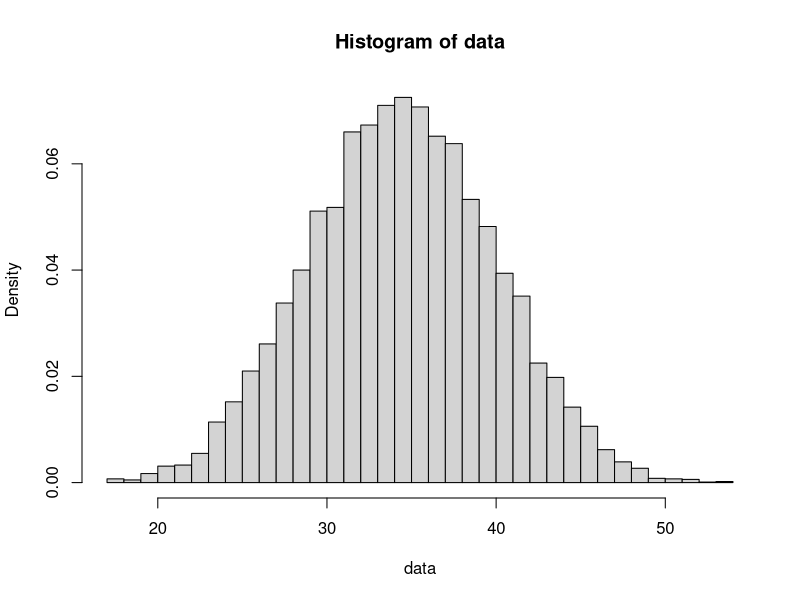

Write R code to recreate this figure.
library(RUnit)
errMsg <- function(err) print(err)


# For the extra credit problem you need to create a little simulation
# study of the distribution of the sum of three rolls of a 6-sided die
#
# In particular, you need to
# - write a function to generate the sum of three random
#   tosses of a fair die.
# - use this function to generate 10,000 of these sums.
# - plot the histogram

# (2 points) Implement the flip.sum function 
#
# Takes the following arguments:
#   n: an integer 
#
# Returns the sum of n rolls of a 6-sided die
#
# Hint: Rolls from a 6-sided die can be generated using
# R's sample function to sample with replacement from the
# numbers 1 to 6.

flip.sum = function(n=10) {
    # your code here
  sum(sample(1:6, size=n, replace=T))
}

set.seed(47)
sums = c(44, 29, 30)
tryCatch(checkEquals(sums, c(flip.sum(), flip.sum(), flip.sum())),
         error=function(err) errMsg(err))

set.seed(47)
sums = c(23, 21, 15)
tryCatch(checkEquals(sums, c(flip.sum(5), flip.sum(5), flip.sum(5))),
         error=function(err) errMsg(err))

# (1 points) Create a vector called random.sums by calling flip.sum()
# 10,000 times. Plot the histogram of random.sums. Make sure
# to plot the density (not the counts) and set the breaks to 50. 

# your code here
data = replicate(10000, expr=flip.sum())
hist(data, freq=F, breaks=50)
